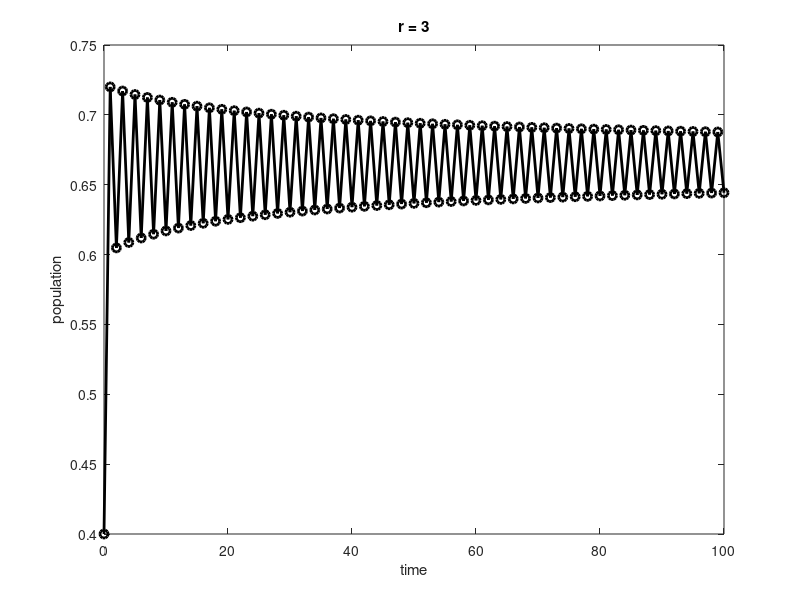
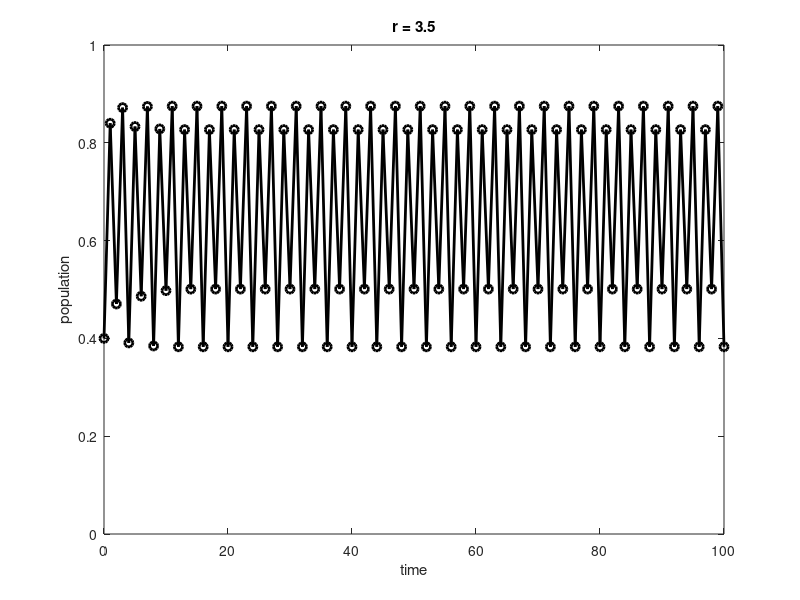
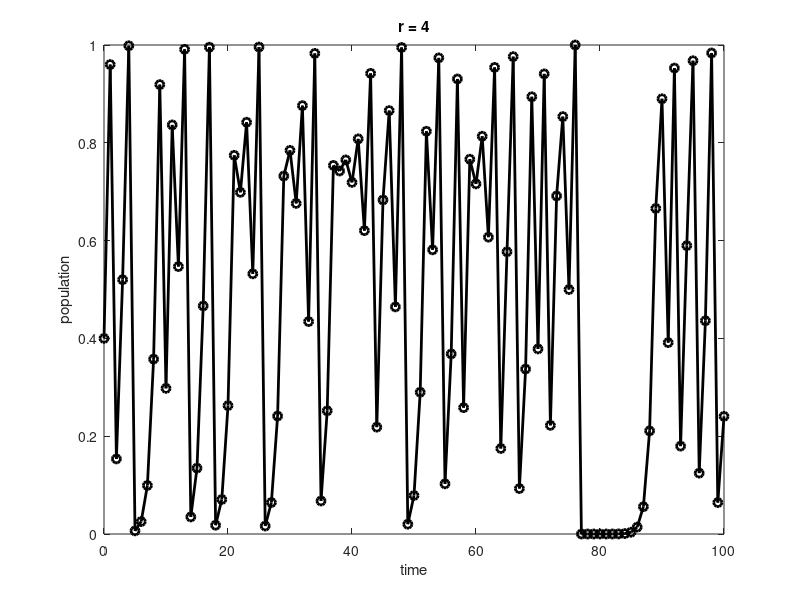

Source code (MATLAB) for these figures, in order:
clear; close all; clc
%problem 3
x1sum = 0;
for k = 1:20000
    x1sum = x1sum + 0.1;
end 
x1 = abs(2000 - x1sum);
disp(x1)

x2sum = 0;
for k = 1:16000
    x2sum = x2sum + 0.125;
end
x2 = abs(2000 - x2sum);
disp(x2)

x3sum = 0;
for k = 1:10000
    x3sum = x3sum + 0.2;
end
x3 = abs(2000 - x3sum);
disp(x3)

x4sum = 0;
for k = 1:8000
    x4sum = x4sum + 0.25;
end
x4 = abs(2000 - x4sum);
disp(x4)

%x2 and x4 are exactly zero
%x1 and x3 are not exactly zero


%problem 4
%img1
r = 3;
P = zeros(1,101);
P(1) = 0.4;
T = [0:100];
for k = 2:101
    P(k) = r*P(k-1)*(1-P(k-1));
end
 plot(T,P,'k','Linewidth',[2]);hold on;
 plot(T,P,'ko','Linewidth',[2]);
 xlabel('time');
 ylabel('population');
 title('r = 3');
 print('fig1.jpg','-djpeg');
 hold off;

%img2
r = 3.5;
P = zeros(1,101);
P(1) = 0.4;
T = [0:100];
for k = 2:101
    P(k) = r*P(k-1)*(1-P(k-1));
end

 plot(T,P,'k','Linewidth',[2]),hold on;
 plot(T,P,'ko','Linewidth',[2]);
 xticks(0:20:100);
 yticks(0:0.2:1);
 ylim([0 1]);
 xlabel('time');
 ylabel('population');
 title('r = 3.5');
 print('fig2.jpg','-djpeg');
 hold off;
 
%img3
r = 4;
P = zeros(1,101);
P(1) = 0.4;
T = [0:100];
for k = 2:101
    P(k) = r*P(k-1)*(1-P(k-1));
end

 plot(T,P,'k','Linewidth',[2]),hold on;
 plot(T,P,'ko','Linewidth',[2]);
 xlabel('time');
 ylabel('population');
 title('r = 4');
 print('fig3.jpg','-djpeg');
 hold off;
